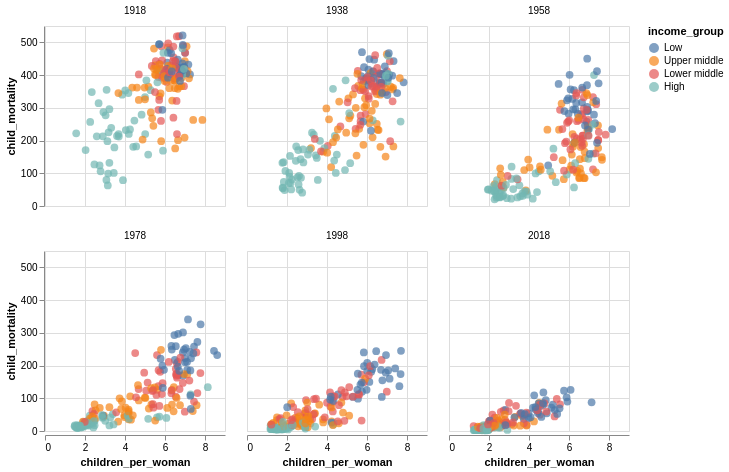

Notebook code cell kept with this figure:
### Markdown cell above
<div class="alert alert-info" style="color:black">

### Question 4.1
rubric={accuracy:1,viz:2,reasoning:1}

<h4>
Python
</h4>
<ol type="1">
<li>Filter the data to include only the years 1918, 1938, 1958, 1978, 1998, and 2018. To do this, you need to write out the full date strings, <code>'1918-01-01'</code> etc, or use <code>pd.to_datetime</code> with <code>format=%Y</code> on a list of the year integers only, up to you which one.</li>
<li>Use filled circles to make a scatter plot with children per women on the x-axis, child mortality on the y-axis, and the circles colored by the income group.</li>
<li>Facet your data into six subplots, one for each year laid out in 3 columns and 2 rows. To avoid taking too much space, set the width and height of the plots to suitable numbers.</li>
<li>Briefly describe your interpretation of the data. Does it support what was written in the introduction to this section of the lab? Why / why not?</li>
</ol>
</div>

### Code cell
target_years = [1918, 1938, 1958, 1978, 1998, 2018]
years = pd.to_datetime(target_years,format='%Y')
pdata3 = pdata[pdata['year'].isin(years)]

scatter = alt.Chart(pdata3).mark_circle(size=60, filled=True).encode(
    x=alt.X('children_per_woman:Q'),
    y=alt.Y('child_mortality:Q'),
    color=alt.Color('income_group:N', 
                    sort=['Low income', 'Lower middle income', 'Upper middle income', 'High income']),
    tooltip=['year', 'income_group:N', 'children_per_woman:Q', 'child_mortality:Q']
).properties(
    width=180, 
    height=180 
).facet(
    facet=alt.Facet('year', title=None, header=alt.Header(format='%Y')),
    columns=3
)

scatter

### Figure 1 — Vega specification as saved in the notebook (floating-point values rounded to 4 significant figures; data arrays with more than 128 entries replaced by an {"elided": "..."} marker saying what was removed)
{"$schema": "https://vega.github.io/schema/vega/v5.json", "data": [{"name": "source_0"}, {"name": "facet_domain", "values": [{"year": "1918-01-01T00:00:00.000", "count": 178}, {"year": "1938-01-01T00:00:00.000", "count": 178}, {"year": "1958-01-01T00:00:00.000", "count": 178}, {"year": "1978-01-01T00:00:00.000", "count": 178}, {"year": "1998-01-01T00:00:00.000", "count": 178}, {"year": "2018-01-01T00:00:00.000", "count": 178}], "transform": [{"type": "formula", "expr": "toDate(datum['year'])", "as": "year"}]}, {"name": "facet_domain_row", "values": [{"data": 0.0}, {"data": 1.0}]}, {"name": "facet_domain_column", "transform": [{"type": "sequence", "start": 0.0, "stop": {"signal": "min(length(data(\"facet_domain\")), 3)"}}]}, {"name": "data_2"}, {"name": "data_2_x_domain_children_per_woman", "values": [{"min": 1.17, "max": 8.61}]}, {"name": "data_2_y_domain_child_mortality", "values": [{"min": 1.95, "max": 521.0}]}, {"name": "source_0_color_domain_income_group", "values": [{"income_group": "Low", "sort_field": 4.0}, {"income_group": "Upper middle", "sort_field": 4.0}, {"income_group": "Lower middle", "sort_field": 4.0}, {"income_group": "High", "sort_field": 4.0}]}, {"name": "source_0_facet_facet0", "values": {"elided": "1067 records"}, "transform": [{"type": "formula", "expr": "toDate(datum['year'])", "as": "year"}]}], "signals": [{"name": "child_width", "value": 180}, {"name": "child_height", "value": 180}], "marks": [{"type": "group", "name": "row_header", "from": {"data": "facet_domain_row"}, "encode": {"update": {"height": {"signal": "child_height"}}}, "axes": [{"scale": "y", "grid": false, "title": "child_mortality", "tickCount": {"signal": "ceil(child_height/40)"}, "labelOverlap": true, "zindex": 0, "orient": "left"}], "role": "row-header"}, {"type": "group", "name": "column_footer", "from": {"data": "facet_domain_column"}, "encode": {"update": {"width": {"signal": "child_width"}}}, "axes": [{"scale": "x", "labelOverlap": true, "title": "children_per_woman", "zindex": 0, "orient": "bottom", "tickCount": {"signal": "ceil(child_width/40)"}, "labelFlush": true, "grid": false}], "role": "column-footer"}, {"type": "group", "name": "cell", "from": {"facet": {"data": "source_0_facet_facet0", "name": "facet", "groupby": ["year"]}}, "sort": {"field": ["datum[\"year\"]"], "order": ["ascending"]}, "encode": {"update": {"width": {"signal": "child_width"}, "height": {"signal": "child_height"}}}, "data": [{"name": "data_0", "source": "facet", "transform": [{"type": "project", "fields": ["child_mortality", "children_per_woman", "income_group", "year"]}]}], "marks": [{"type": "symbol", "name": "child_marks", "from": {"data": "data_0"}, "encode": {"update": {"fill": {"field": "income_group", "scale": "color"}, "shape": {"value": "circle"}, "opacity": {"value": 0.7}, "x": {"field": "children_per_woman", "scale": "x"}, "size": {"value": 60}, "tooltip": {"signal": "{\"year\": timeFormat(datum[\"year\"], '%b %d, %Y'), \"income_group\": isValid(datum[\"income_group\"]) ? datum[\"income_group\"] : \"\"+datum[\"income_group\"], \"children_per_woman\": format(datum[\"children_per_woman\"], \"\"), \"child_mortality\": format(datum[\"child_mortality\"], \"\")}"}, "y": {"field": "child_mortality", "scale": "y"}}}, "style": ["circle"]}], "axes": [{"scale": "x", "maxExtent": 0, "tickCount": {"signal": "ceil(child_width/40)"}, "domain": false, "labels": false, "aria": false, "ticks": false, "zindex": 0, "gridScale": "y", "minExtent": 0, "orient": "bottom", "grid": true}, {"scale": "y", "domain": false, "gridScale": "x", "grid": true, "aria": false, "tickCount": {"signal": "ceil(child_height/40)"}, "maxExtent": 0, "orient": "left", "labels": false, "minExtent": 0, "ticks": false, "zindex": 0}], "title": {"text": {"signal": "timeFormat(parent[\"year\"], '%Y')"}, "frame": "group", "offset": 10, "style": "guide-label"}, "style": "cell"}], "scales": [{"name": "x", "type": "linear", "domain": [{"signal": "(data(\"data_2_x_domain_children_per_woman\")[0] || {}).min"}, {"signal": "(data(\"data_2_x_domain_children_per_woman\")[0] || {}).max"}], "range": [0, {"signal": "child_width"}], "nice": true, "zero": true}, {"name": "y", "type": "linear", "domain": [{"signal": "(data(\"data_2_y_domain_child_mortality\")[0] || {}).min"}, {"signal": "(data(\"data_2_y_domain_child_mortality\")[0] || {}).max"}], "range": [{"signal": "child_height"}, 0], "nice": true, "zero": true}, {"name": "color", "type": "ordinal", "domain": {"data": "source_0_color_domain_income_group", "field": "income_group", "sort": {"op": "max", "field": "sort_field"}}, "range": "category"}], "layout": {"padding": 20, "bounds": "full", "align": "all", "columns": 3}, "background": "white", "legends": [{"fill": "color", "symbolType": "circle", "title": "income_group", "encode": {"symbols": {"update": {"opacity": {"value": 0.7}}}}}], "padding": 5}
